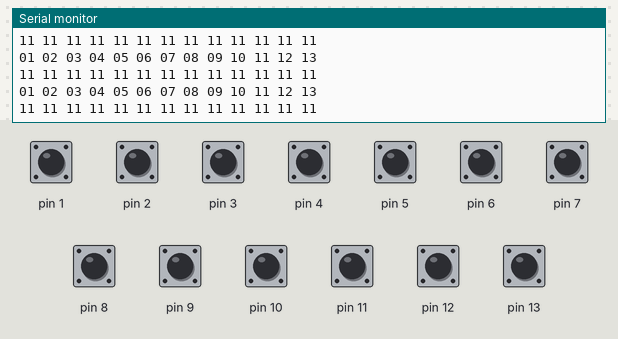
Bench run of a sketch on a simulated Arduino Micro, built with avr-gcc and run on an emulated ATmega32U4. Shown: the last lines printed to the serial monitor. Inputs (shaded band) come from the test bench; at power-on: pin 1–13 HIGH. USB keyboard and mouse output is not drawn.

Above: at 1.2 s.
1.3 s: pin 1 pulled LOW for 0.15 s
2.9 s: pin 2 pulled LOW for 0.15 s
At 3.04 s:
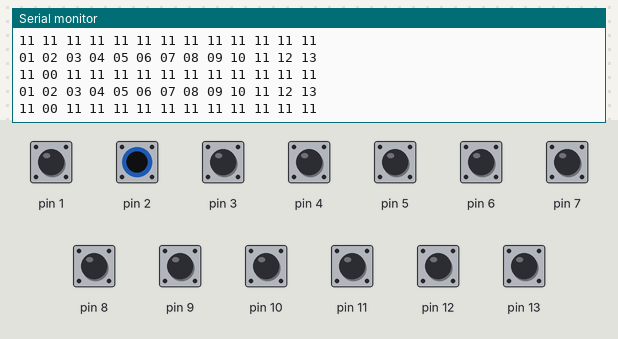
4.5 s: pin 3 pulled LOW for 0.15 s
At 4.61 s:
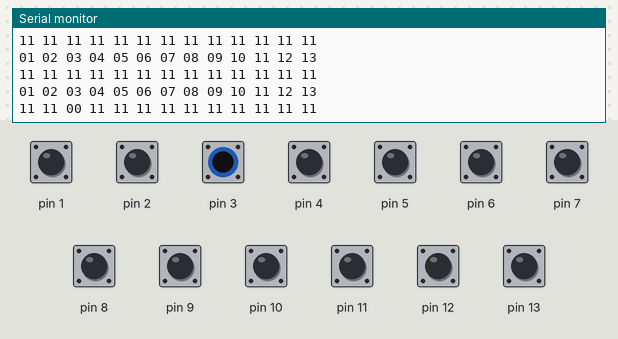
6.1 s: pin 4 pulled LOW for 0.15 s
7.7 s: pin 5 pulled LOW for 0.15 s
At 7.85 s:
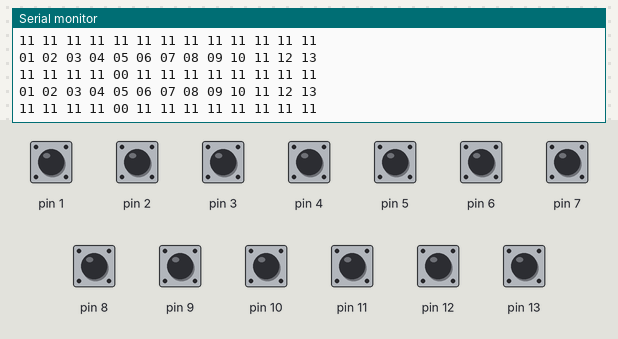
9.3 s: pin 6 pulled LOW for 0.15 s
At 9.31 s:
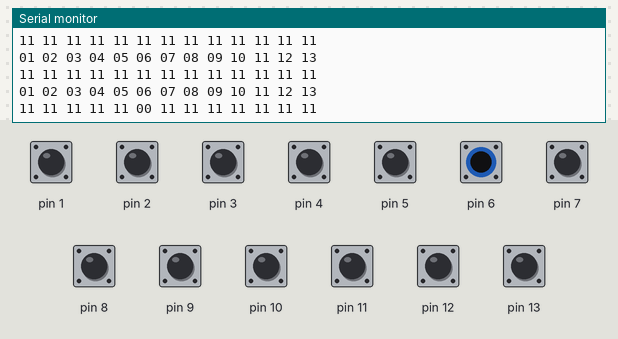
Timing chart, 0 to 11.9 s (numbered marks = the images above; inputs shaded):
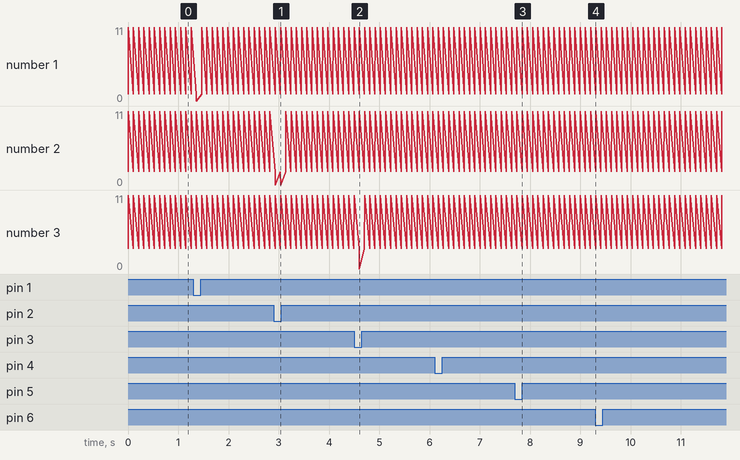

The sketch:

CombiSwitch.ino
```cpp
// Simple gamepad example that demonstraits how to read five Arduino
// digital pins and map them to the Arduino Joystick library.
//
// The digital pins 1 - 13 are grounded when they are pressed.
// Pin 1 = WIPER_HI
// Pin 2 = WIPER_LO
// Pin 3 = WIPER_INT
// Pin 4 = WIPER_MIST
// Pin 5 = WIPER_WASH
// Pin 6 = FAST INT
// Pin 7 =
// Pin 8 = REAR LIGHT
// Pin 9 = HEAD LIGHT
// Pin 10 = FOG LIGHT
// Pin 11 = HIGH BEAM
// Pin 12 = LEFT
// Pin 13 = RIGHT
//
// NOTE: This sketch file is for use with Arduino Leonardo and
//       Arduino Micro only.
//
// by Matthew Heironimus
// 2016-11-24
//--------------------------------------------------------------------

#include <Joystick.h>

Joystick_ Joystick; //(JOYSTICK_DEFAULT_REPORT_ID,JOYSTICK_TYPE_GAMEPAD,
//  1, 0,                  // Button Count, Hat Switch Count
//  true, true, false,     // X and Y, but no Z Axis
//  false, false, false,   // No Rx, Ry, or Rz
//  false, false,          // No rudder or throttle
//  false, false, false);  // No accelerator, brake, or steering
int k[13];
void setup() {
  // Initialize Button Pins
  for(int i = 0;i < 13;i++){
    pinMode(i + 1, INPUT_PULLUP);
  }
  Serial.begin(9600);

  // Initialize Joystick Library
  Joystick.begin();
  Joystick.setXAxisRange(-1, 1);
  Joystick.setYAxisRange(-1, 1);
}

void loop() {
  // Read pin states
  for(int i = 0;i < 13;i++){
    k[i] = digitalRead(i + 1);
  }
  // Show PinNumber
  for(int i = 0;i < 13;i++){
    if(i < 9){Serial.print("0");}
    Serial.print(i + 1);
    Serial.print(" ");
  }
  Serial.println(" ");

  // Show Status
  for(int i = 0;i < 13;i++){
    Serial.print(k[i]);
    Serial.print(k[i]);
    Serial.print(" ");
  }
  Serial.println(" ");
  // Read pin values
  /*for (int index = 0; index < 5; index++)
  {
    int currentButtonState = !digitalRead(index + 2);
    if (currentButtonState != lastButtonState[index])
    {
      switch (index) {
        case 0: // UP
          if (currentButtonState == 1) {
            Joystick.setYAxis(-1);
          } else {
            Joystick.setYAxis(0);
          }
          break;
        case 1: // RIGHT
          if (currentButtonState == 1) {
            Joystick.setXAxis(1);
          } else {
            Joystick.setXAxis(0);
          }
          break;
        case 2: // DOWN
          if (currentButtonState == 1) {
            Joystick.setYAxis(1);
          } else {
            Joystick.setYAxis(0);
          }
          break;
        case 3: // LEFT
          if (currentButtonState == 1) {
            Joystick.setXAxis(-1);
          } else {
            Joystick.setXAxis(0);
          }
          break;
        case 4: // FIRE
          Joystick.setButton(0, currentButtonState);
          break;
      }
      lastButtonState[index] = currentButtonState;
    }
  }*/

  delay(100);
}
```

Measured:
- after the input at 2.9 s, the serial monitor: prints a new line at once (image 1)
- after the input at 4.5 s, the serial monitor: prints a new line after 0.10 s (image 2)
- after the input at 7.7 s, the serial monitor: prints a new line at once (image 3)
- after the input at 9.3 s, the serial monitor: prints a new line at once (image 4)
